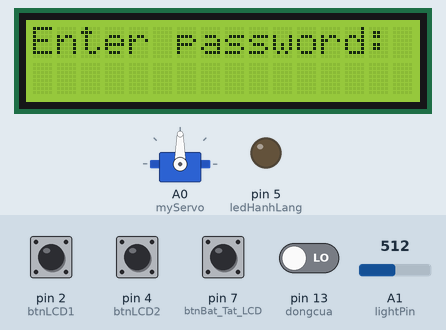
This sketch was run on a simulated Arduino Uno, built with avr-gcc and run on an emulated ATmega328P. On the bench: 16×2 character LCD, servo, output pins drawn as LEDs (lit = HIGH). Inputs (shaded band) come from the test bench; at power-on: pin 2 (btnLCD1), pin 4 (btnLCD2) HIGH, pin 7 (btnBat_Tat_LCD), pin 13 (dongcua) LOW, A1 (lightPin) = 512.

Above: at 1.2 s.
1.3 s: pin 2 (btnLCD1) pulled LOW for 1 s
At 2.8 s:
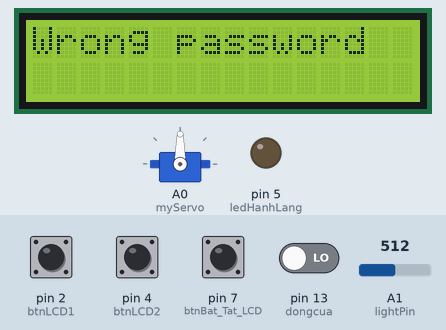
3.8 s: A1 (lightPin) set to 484
At 5.0 s:
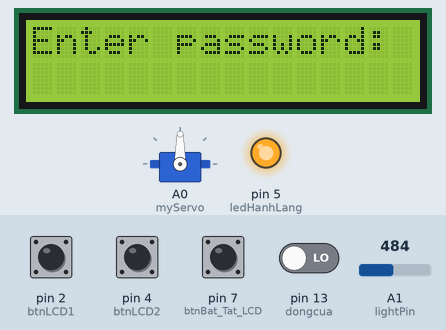
5.6 s: pin 4 (btnLCD2) pulled LOW for 0.15 s
At 6.8 s:
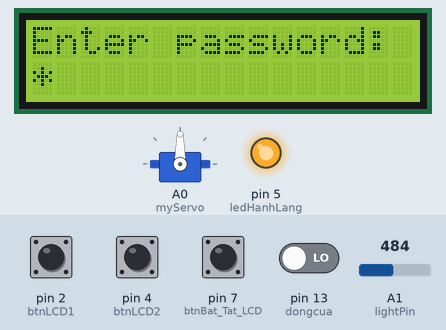
7.2 s: pin 2 (btnLCD1) pulled LOW for 0.15 s
At 8.2 s:
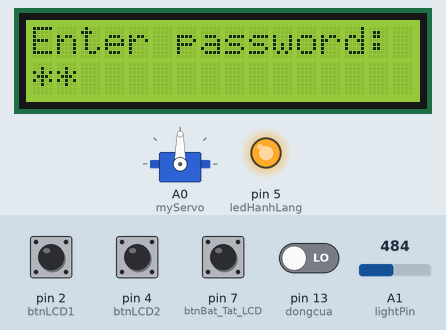
8.8 s: pin 4 (btnLCD2) pulled LOW for 1 s
At 9.11 s:
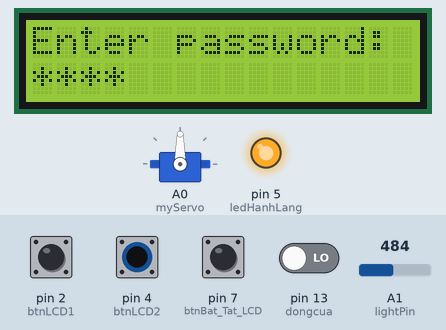
Timing chart, 0 to 11.8 s (numbered marks = the images above; inputs shaded):
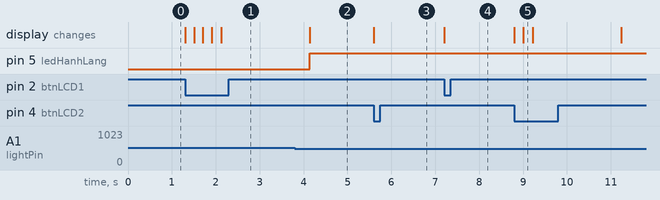

The sketch:

HangLang_PhongKhach_PhongNgu.ino
```cpp
#include <LiquidCrystal_I2C.h>
#include <Servo.h>
#include <EEPROM.h>
LiquidCrystal_I2C lcd(0x27, 16, 2);
Servo myServo;
int btnLCD1 = 2;
int btnLCD2 = 4;
int btnBat_Tat_LCD = 7;

int ledHanhLang = 5;
int dongcua = 13;
int trangthaiTruocDongCua = LOW;

char password[] = "1212";
char inputPassword[5];
int passwordIndex = 0;
unsigned long t = 0;
int trangThaiTruocBtnLCD = LOW;
bool on = false;
int lightPin = A1; // quang tro


void setup() {
  Serial.begin(9600);
  lcd.init();
  lcd.backlight();

  pinMode(ledHanhLang, OUTPUT);
  pinMode(btnBat_Tat_LCD, INPUT);
  pinMode(btnLCD1, INPUT);
  pinMode(btnLCD2, INPUT);
  pinMode(dongcua,INPUT);

  myServo.attach(A0);
  lcd.setCursor(0, 0);
  lcd.print("Enter password:");


}

void loop() {

  //LCD
  int trangThaiBtnLCD = digitalRead(btnBat_Tat_LCD);

  if (!on) {
    int btnLCD1State = digitalRead(btnLCD1);
    int btnLCD2State = digitalRead(btnLCD2);

    if (btnLCD1State == LOW) {
      inputPassword[passwordIndex] = '1';
      passwordIndex++;

      lcd.setCursor(passwordIndex - 1, 1);
      lcd.print("*");
      delay(200);
    }

    if (btnLCD2State == LOW) {
      inputPassword[passwordIndex] = '2';
      passwordIndex++;

      lcd.setCursor(passwordIndex - 1, 1);
      lcd.print("*");
      delay(200);
    }

    if (passwordIndex == 4) {
      lcd.clear();
      lcd.setCursor(0, 0);

      if (strncmp(inputPassword, password, 4) == 0) {

        lcd.print("Correct password");
        delay(2000);
        on = true; // Mở khóa
        myServo.write(0);
        delay(200);

        // delay(2000);
        lcd.clear();
        lcd.setCursor(0, 0);
        lcd.print("Vao nha!");

        lcd.noDisplay();
        lcd.noBacklight();
      } else {
        lcd.print("Wrong password");
        delay(2000);
        lcd.clear();
        lcd.setCursor(0, 0);
        lcd.print("Enter password:");
      }

      memset(inputPassword, 0, sizeof(inputPassword));
      passwordIndex = 0;
    }
  }

  if (trangThaiBtnLCD != trangThaiTruocBtnLCD && trangThaiBtnLCD == HIGH) {
    lcd.display();
    lcd.backlight();
    lcd.clear();
    lcd.setCursor(0, 0);
    lcd.print("Enter password:");
    on = false; // Khóa lại
  }

  trangThaiTruocBtnLCD = trangThaiBtnLCD;


  int trangthaiDongCua = digitalRead(dongcua);
    if(trangthaiDongCua != trangthaiTruocDongCua && trangthaiDongCua == HIGH){
      Serial.print("nhan");
      myServo.write(90);

    }

  trangthaiTruocDongCua = trangthaiDongCua;


  //DenHanhLang
  int analogValue = analogRead(lightPin);
  if (analogValue < 500)
    digitalWrite(ledHanhLang, HIGH);
  else
    digitalWrite(ledHanhLang, LOW);

}
```

Measured:
- the behaviour switches between 500 and 499 on A1 (lightPin) (found by bisection; images 1 and 2)
- after the input at 1.3 s, the display: first changes at once (image 1 shows a later state)
- after the input at 3.8 s, pin 5 (ledHanhLang): LOW → HIGH after 0.34 s
- after the input at 5.6 s, the display: changes at once (image 3)
- after the input at 7.2 s, the display: changes at once (image 4)
- after the input at 8.8 s, the display: first changes at once (image 5 shows a later state)
